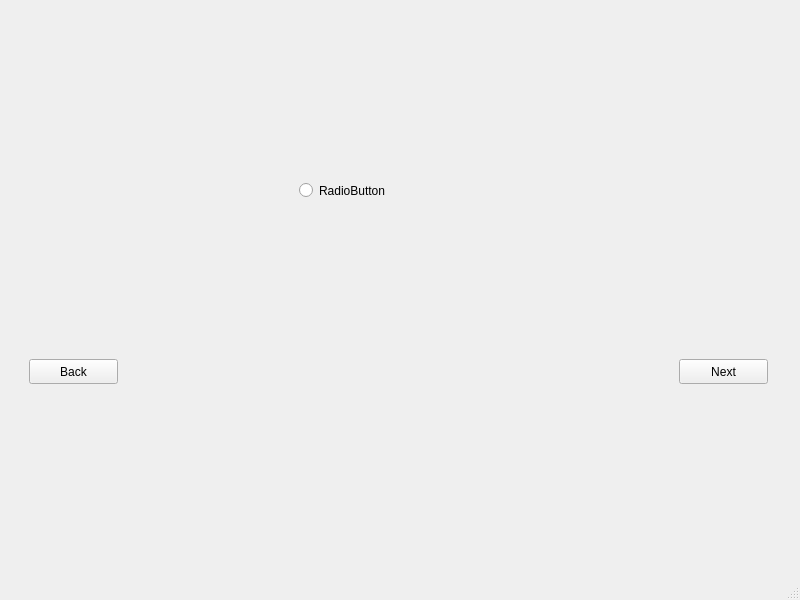
<?xml version="1.0" encoding="UTF-8"?>
<ui version="4.0">
 <class>StackedWindow</class>
 <widget class="QMainWindow" name="StackedWindow">
  <property name="geometry">
   <rect>
    <x>0</x>
    <y>0</y>
    <width>800</width>
    <height>600</height>
   </rect>
  </property>
  <property name="windowTitle">
   <string>MainWindow</string>
  </property>
  <widget class="QWidget" name="centralwidget">
   <widget class="QStackedWidget" name="stackedWidget">
    <property name="geometry">
     <rect>
      <x>19</x>
      <y>9</y>
      <width>761</width>
      <height>391</height>
     </rect>
    </property>
    <property name="currentIndex">
     <number>1</number>
    </property>
    <widget class="QWidget" name="page">
     <widget class="QPushButton" name="nextp1">
      <property name="geometry">
       <rect>
        <x>650</x>
        <y>350</y>
        <width>89</width>
        <height>25</height>
       </rect>
      </property>
      <property name="text">
       <string>Next</string>
      </property>
     </widget>
    </widget>
    <widget class="QWidget" name="page_2">
     <widget class="QPushButton" name="nextp2">
      <property name="geometry">
       <rect>
        <x>660</x>
        <y>350</y>
        <width>89</width>
        <height>25</height>
       </rect>
      </property>
      <property name="text">
       <string>Next</string>
      </property>
     </widget>
     <widget class="QPushButton" name="backp2">
      <property name="geometry">
       <rect>
        <x>10</x>
        <y>350</y>
        <width>89</width>
        <height>25</height>
       </rect>
      </property>
      <property name="text">
       <string>Back</string>
      </property>
     </widget>
     <widget class="QRadioButton" name="radioButton">
      <property name="geometry">
       <rect>
        <x>280</x>
        <y>170</y>
        <width>112</width>
        <height>23</height>
       </rect>
      </property>
      <property name="text">
       <string>RadioButton</string>
      </property>
     </widget>
    </widget>
    <widget class="QWidget" name="page_3">
     <widget class="QPushButton" name="backp3">
      <property name="geometry">
       <rect>
        <x>10</x>
        <y>360</y>
        <width>89</width>
        <height>25</height>
       </rect>
      </property>
      <property name="text">
       <string>Back</string>
      </property>
     </widget>
     <widget class="QDial" name="dial">
      <property name="geometry">
       <rect>
        <x>350</x>
        <y>160</y>
        <width>50</width>
        <height>64</height>
       </rect>
      </property>
     </widget>
    </widget>
   </widget>
  </widget>
  <widget class="QMenuBar" name="menubar">
   <property name="geometry">
    <rect>
     <x>0</x>
     <y>0</y>
     <width>800</width>
     <height>22</height>
    </rect>
   </property>
  </widget>
  <widget class="QStatusBar" name="statusbar"/>
 </widget>
 <resources/>
 <connections/>
</ui>
